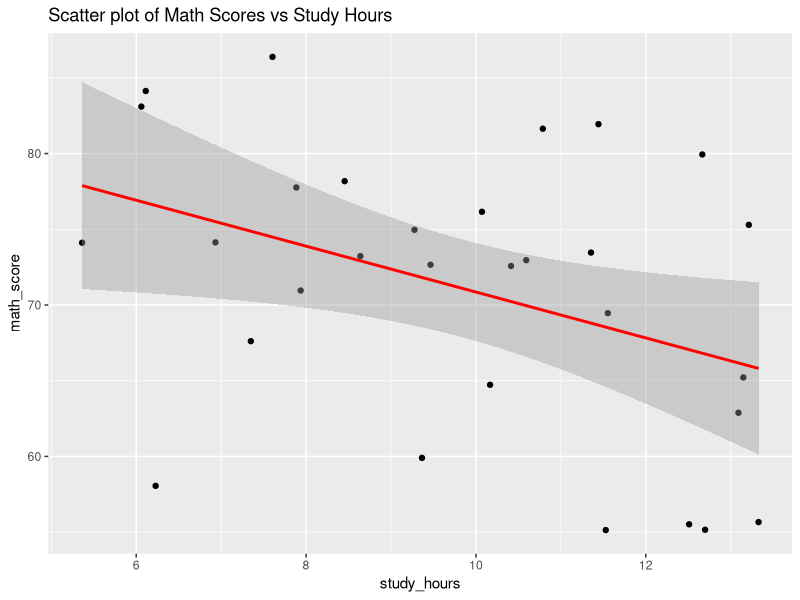

Recreate this plot in R.
## ---- chunk 1

# Loading Packages
library(ggplot2) # ggplot2 is used to create the visualization in this tutorial
## ---- chunk 2

set.seed(12314)  # for reproducibility

# create the data set (this data is purposefully manipulated to yield significant results for the purpose of the tutorial)
data <- data.frame(student_id = 1:30,
                   math_score = rnorm(30, mean = 70, sd = 10),
                   study_hours = rnorm(30, mean = 10, sd = 2))
## ---- chunk 3

str(data)
## ---- chunk 4

model <- lm(math_score ~ study_hours, data = data)
## ---- chunk 5

summary(model)
## ---- chunk 6

ggplot(data, aes(x = study_hours, y = math_score)) +
  geom_point() +
  geom_smooth(method = "lm", color = "red") +
  ggtitle("Scatter plot of Math Scores vs Study Hours")
